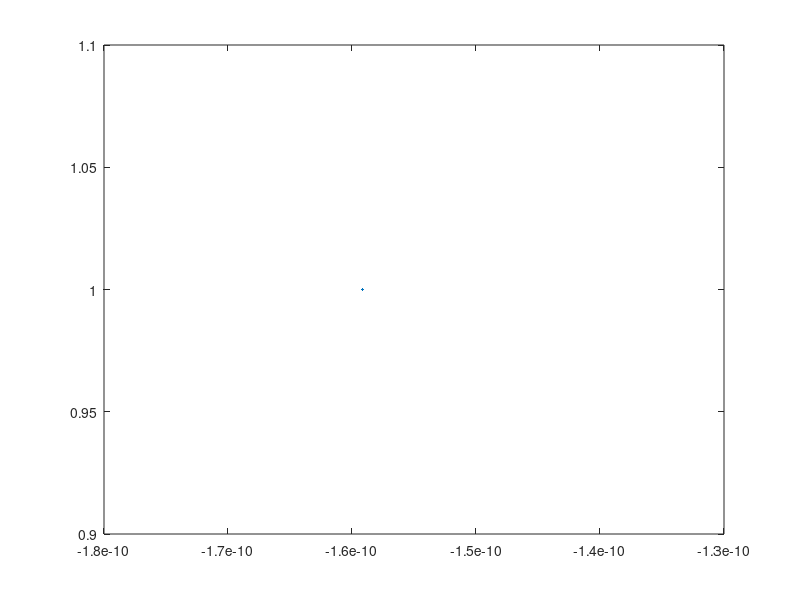

Here is the MATLAB script that generated this plot:
% [duke,Fs] = audioread('audio_duke.wav');
% 
% 
% duke_rev = duke(end:-1:1);
% plot(duke);
% 
% duke_fft = fft(duke,Fs);
% plot(duke_fft);
Fs = 48000;
f = 440;
t = 1000;

simple_sin = sin(2*pi*f*t);

plot(simple_sin,1)